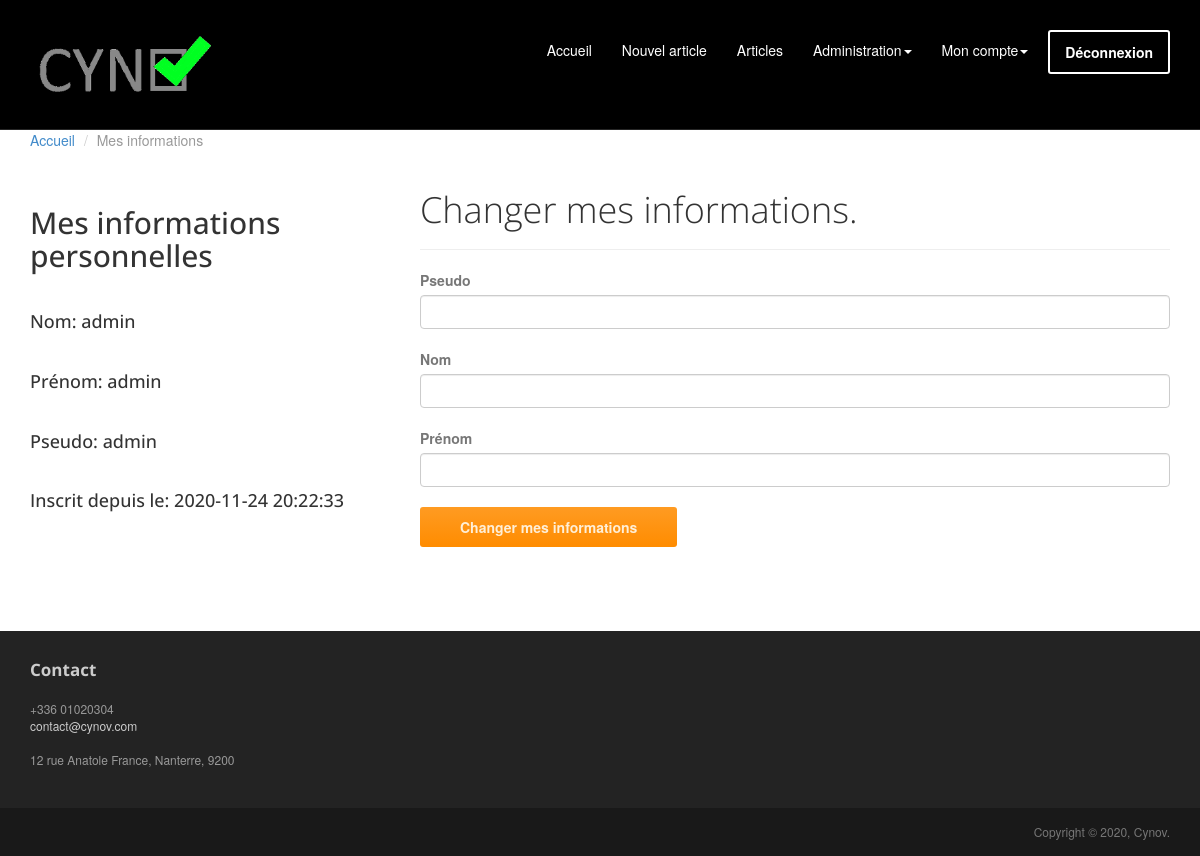
The page /profile.php (signed in) on the database its author committed.
### tables this page shows
CREATE TABLE IF NOT EXISTS `user` (
  `id_user` int(11) NOT NULL AUTO_INCREMENT,
  `nom` varchar(20) NOT NULL,
  `prenom` varchar(20) NOT NULL,
  `login` varchar(20) NOT NULL,
  `mdp` varchar(100) NOT NULL,
  `inscription` datetime DEFAULT CURRENT_TIMESTAMP,
  `admin` tinyint(1) NOT NULL,
  PRIMARY KEY (`id_user`)
);

### profile.php (the view, shortened to what this page needs)
<?php include "inc\header.php";
?>
<body>
	<div class="container">
		<ol class="breadcrumb">
			<li><a href="index.html">Accueil</a></li>
			<li class="active">Mes informations</li>
		</ol>
		<div class="row">
			<aside class="col-md-4 sidebar sidebar-left">
				<div class="row widget">
					<div class="col-xs-12">
						<h2>Mes informations personnelles</h2>
					</div>
                </div>
                <div class="row widget">
					<div class="col-xs-12">
                        <h4>Nom: <?php $result = $pdo->query("SELECT * FROM user WHERE login = '" . $_SESSION['login'] . "'");
                                        while ($users = $result->fetch(PDO::FETCH_OBJ)) {
                                            echo $users->nom;
                                        } ?>
                        </h4>
					</div>
				</div>
				<div class="row widget">
					<div class="col-xs-12">
                        <h4>Prénom: <?php $result = $pdo->query("SELECT * FROM user WHERE login = '" . $_SESSION['login'] . "'");
                                        while ($users = $result->fetch(PDO::FETCH_OBJ)) {
                                            echo $users->prenom;
                                        } ?>
                        </h4>
					</div>
				</div>
				<div class="row widget">
					<div class="col-xs-12">
                        <h4>Pseudo: <?php $result = $pdo->query("SELECT * FROM user WHERE login = '" . $_SESSION['login'] . "'");
                                        while ($users = $result->fetch(PDO::FETCH_OBJ)) {
                                            echo $users->login;
                                        } ?></h4> <h4></h4>
					</div>
                </div>
                <div class="row widget">
					<div class="col-xs-12">
                        <h4>Inscrit depuis le:
                        <?php $result = $pdo->query("SELECT * FROM user WHERE login = '" . $_SESSION['login'] . "'");
                                        while ($users = $result->fetch(PDO::FETCH_OBJ)) {
                                            echo $users->inscription;
                                        } ?>
                        </h4>
					</div>
				</div>
			</aside>
			<article class="col-md-8 maincontent">
				<header class="page-header">
					<h1 class="page-title">Changer mes informations.</h1>
				</header>
				<form action="" method="post">
								<div class="top-margin">
									<label>Pseudo</label>
									<input type="text" name="login" class="form-control">
								</div>
								<div class="top-margin">
									<label>Nom</label>
									<input type="text" name="nom" class="form-control">
								</div>
								<div class="top-margin">
									<label>Prénom</label>
									<input type="text" name="prenom" class="form-control">
								</div>
								<div class="top-margin">
										<button class="btn btn-action" type="submit">Changer mes informations</button>
								</div>
				</form>
			</article>
		</div>
	</div>
</body>
<?php include "inc\jooter.php" ?>

### assets/css/main.css (style rules this page uses)
h1, h2, h3, h4, h5, h6 { font-family:"Open sans", Helvetica, Arial; }
h1, .h1, h2, .h2, h3, .h3 { margin-top:30px; }
label { color: #777; }
.page-title { margin-top:20px; font-weight:300; }
.breadcrumb { background:none; padding:0; margin:30px 0 0px 0; }
.top-margin { margin-top:20px; }
.sidebar { padding-top:36px; padding-bottom:30px; }
.sidebar .widget { margin-bottom:20px; }
.sidebar h1, .sidebar .h1, .sidebar h2, .sidebar .h2, .sidebar h3, .sidebar .h3 { margin-top:20px; }

### rows shown on the page
user: nom "admin", prenom "admin", login "admin", inscription "2020-11-24 20:22:33"
